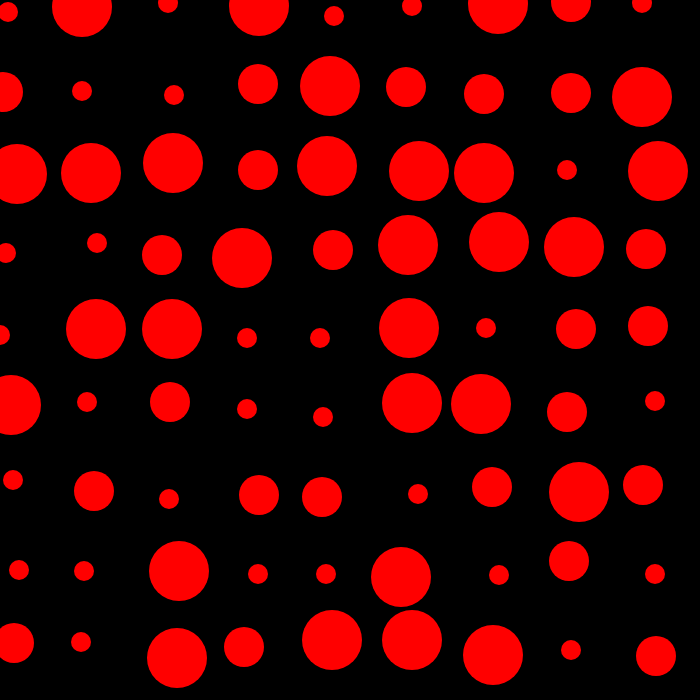
Frame 1 (no input)
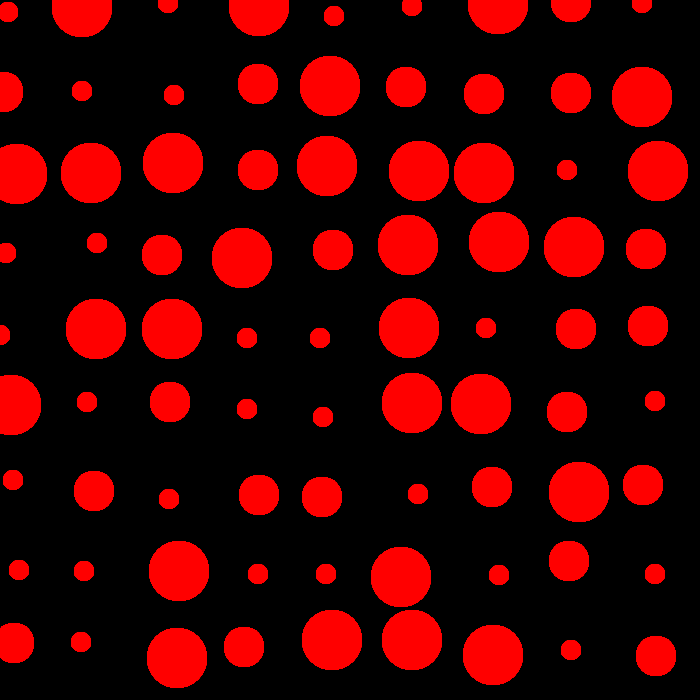
Frame 60 (no input)
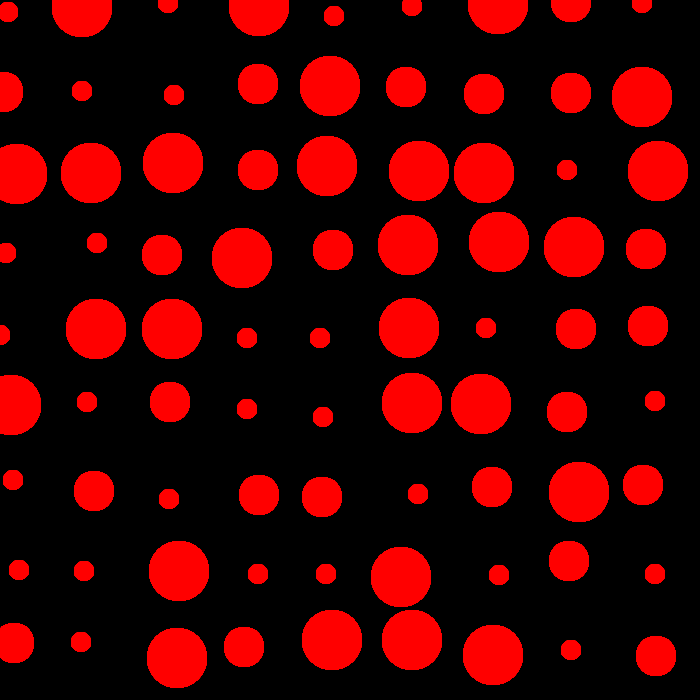
Frame 120 (the mouse pressed at the canvas centre since frame 60)

The p5.js sketch that drew these frames (run headless with seeded random() and noise() and a simulated clock; from frame 60 on, the mouse is pressed at the canvas centre):

// p5.js sketch
// ── sketch.js
function setup() {
  createCanvas(700,700);
  background(0);
}

function draw() {
  fill(255,0,0);                                          //setting fill for circles
  noStroke();
  let baseDim = 20;                                       //defining minimum diameter of circles
  randomSeed(500);
  for(let i=0;i<=width;i+=baseDim*4)                      //generate circles along x-axis
  {
    for(let j=0;j<=width;j+=baseDim*4)                    //generate circles along y-axis
    {
      let xpos = i+int(random(20));                       //jiggling x-coordinates by 20px (randomly)
      let ypos = j+int(random(20));                       //jiggling y-coordinates by 20px (randomly)
      let circleDim = baseDim*(random([1,2,3]));          //generating circles with 3 different diameters (randomly)
      ellipse(xpos,ypos,circleDim);                       //creating circles with randomly generated values
    }
  }
}
